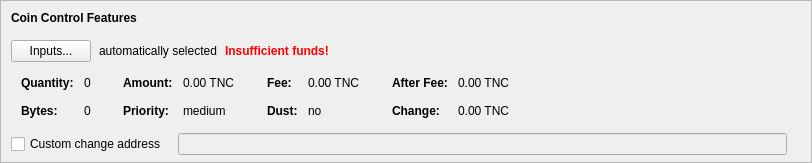
    <widget class="QFrame" name="frameCoinControl">
     <property name="sizePolicy">
      <sizepolicy hsizetype="Expanding" vsizetype="Expanding">
       <horstretch>0</horstretch>
       <verstretch>0</verstretch>
      </sizepolicy>
     </property>
     <property name="maximumSize">
      <size>
       <width>16777215</width>
       <height>16777215</height>
      </size>
     </property>
     <property name="frameShape">
      <enum>QFrame::StyledPanel</enum>
     </property>
     <property name="frameShadow">
      <enum>QFrame::Sunken</enum>
     </property>
     <layout class="QVBoxLayout" name="verticalLayoutCoinControl2">
      <property name="spacing">
       <number>0</number>
      </property>
      <property name="leftMargin">
       <number>0</number>
      </property>
      <property name="topMargin">
       <number>0</number>
      </property>
      <property name="rightMargin">
       <number>0</number>
      </property>
      <property name="bottomMargin">
       <number>6</number>
      </property>
      <item>
       <layout class="QVBoxLayout" name="verticalLayoutCoinControl" stretch="0,0,0,0,1">
        <property name="spacing">
         <number>0</number>
        </property>
        <property name="leftMargin">
         <number>10</number>
        </property>
        <property name="topMargin">
         <number>10</number>
        </property>
        <item>
         <layout class="QHBoxLayout" name="horizontalLayoutCoinControl1">
          <property name="bottomMargin">
           <number>15</number>
          </property>
          <item>
           <widget class="QLabel" name="labelCoinControlFeatures">
            <property name="sizePolicy">
             <sizepolicy hsizetype="Preferred" vsizetype="Maximum">
              <horstretch>0</horstretch>
              <verstretch>0</verstretch>
             </sizepolicy>
            </property>
            <property name="font">
             <font>
              <weight>75</weight>
              <bold>true</bold>
             </font>
            </property>
            <property name="styleSheet">
             <string notr="true">font-weight:bold;</string>
            </property>
            <property name="text">
             <string>Coin Control Features</string>
            </property>
           </widget>
          </item>
         </layout>
        </item>
        <item>
         <layout class="QHBoxLayout" name="horizontalLayoutCoinControl2" stretch="0,0,0,0">
          <property name="spacing">
           <number>8</number>
          </property>
          <property name="bottomMargin">
           <number>10</number>
          </property>
          <item>
           <widget class="QPushButton" name="pushButtonCoinControl">
            <property name="styleSheet">
             <string notr="true"/>
            </property>
            <property name="text">
             <string>Inputs...</string>
            </property>
            <property name="autoDefault">
             <bool>false</bool>
            </property>
           </widget>
          </item>
          <item>
           <widget class="QLabel" name="labelCoinControlAutomaticallySelected">
            <property name="text">
             <string>automatically selected</string>
            </property>
            <property name="margin">
             <number>5</number>
            </property>
           </widget>
          </item>
          <item>
           <widget class="QLabel" name="labelCoinControlInsuffFunds">
            <property name="font">
             <font>
              <weight>75</weight>
              <bold>true</bold>
             </font>
            </property>
            <property name="styleSheet">
             <string notr="true">color:red;font-weight:bold;</string>
            </property>
            <property name="text">
             <string>Insufficient funds!</string>
            </property>
            <property name="margin">
             <number>5</number>
            </property>
           </widget>
          </item>
          <item>
           <spacer name="horizontalSpacerCoinControl">
            <property name="orientation">
             <enum>Qt::Horizontal</enum>
            </property>
            <property name="sizeHint" stdset="0">
             <size>
              <width>40</width>
              <height>1</height>
             </size>
            </property>
           </spacer>
          </item>
         </layout>
        </item>
        <item>
         <widget class="QWidget" name="widgetCoinControl" native="true">
          <property name="sizePolicy">
           <sizepolicy hsizetype="Preferred" vsizetype="Preferred">
            <horstretch>0</horstretch>
            <verstretch>0</verstretch>
           </sizepolicy>
          </property>
          <property name="minimumSize">
           <size>
            <width>0</width>
            <height>0</height>
           </size>
          </property>
          <property name="styleSheet">
           <string notr="true"/>
          </property>
          <layout class="QHBoxLayout" name="horizontalLayoutCoinControl5">
           <property name="leftMargin">
            <number>0</number>
           </property>
           <property name="topMargin">
            <number>0</number>
           </property>
           <property name="rightMargin">
            <number>0</number>
           </property>
           <property name="bottomMargin">
            <number>0</number>
           </property>
           <item>
            <layout class="QHBoxLayout" name="horizontalLayoutCoinControl3" stretch="0,0,0,1">
             <property name="spacing">
              <number>20</number>
             </property>
             <property name="topMargin">
              <number>0</number>
             </property>
             <property name="bottomMargin">
              <number>10</number>
             </property>
             <item>
              <layout class="QFormLayout" name="formLayoutCoinControl1">
               <property name="horizontalSpacing">
                <number>10</number>
               </property>
               <property name="verticalSpacing">
                <number>14</number>
               </property>
               <property name="leftMargin">
                <number>10</number>
               </property>
               <property name="topMargin">
                <number>4</number>
               </property>
               <property name="rightMargin">
                <number>6</number>
               </property>
               <item row="0" column="0">
                <widget class="QLabel" name="labelCoinControlQuantityText">
                 <property name="font">
                  <font>
                   <weight>75</weight>
                   <bold>true</bold>
                  </font>
                 </property>
                 <property name="text">
                  <string>Quantity:</string>
                 </property>
                 <property name="margin">
                  <number>0</number>
                 </property>
                </widget>
               </item>
               <item row="0" column="1">
                <widget class="QLabel" name="labelCoinControlQuantity">
                 <property name="cursor">
                  <cursorShape>IBeamCursor</cursorShape>
                 </property>
                 <property name="contextMenuPolicy">
                  <enum>Qt::ActionsContextMenu</enum>
                 </property>
                 <property name="text">
                  <string notr="true">0</string>
                 </property>
                 <property name="margin">
                  <number>0</number>
                 </property>
                 <property name="textInteractionFlags">
                  <set>Qt::LinksAccessibleByMouse|Qt::TextSelectableByKeyboard|Qt::TextSelectableByMouse</set>
                 </property>
                </widget>
               </item>
               <item row="1" column="0">
                <widget class="QLabel" name="labelCoinControlBytesText">
                 <property name="font">
                  <font>
                   <weight>75</weight>
                   <bold>true</bold>
                  </font>
                 </property>
                 <property name="text">
                  <string>Bytes:</string>
                 </property>
                </widget>
               </item>
               <item row="1" column="1">
                <widget class="QLabel" name="labelCoinControlBytes">
                 <property name="cursor">
                  <cursorShape>IBeamCursor</cursorShape>
                 </property>
                 <property name="contextMenuPolicy">
                  <enum>Qt::ActionsContextMenu</enum>
                 </property>
                 <property name="text">
                  <string notr="true">0</string>
                 </property>
                 <property name="textInteractionFlags">
                  <set>Qt::LinksAccessibleByMouse|Qt::TextSelectableByKeyboard|Qt::TextSelectableByMouse</set>
                 </property>
                </widget>
               </item>
              </layout>
             </item>
             <item>
              <layout class="QFormLayout" name="formLayoutCoinControl2">
               <property name="horizontalSpacing">
                <number>10</number>
               </property>
               <property name="verticalSpacing">
                <number>14</number>
               </property>
               <property name="leftMargin">
                <number>6</number>
               </property>
               <property name="topMargin">
                <number>4</number>
               </property>
               <property name="rightMargin">
                <number>6</number>
               </property>
               <item row="0" column="0">
                <widget class="QLabel" name="labelCoinControlAmountText">
                 <property name="font">
                  <font>
                   <weight>75</weight>
                   <bold>true</bold>
                  </font>
                 </property>
                 <property name="text">
                  <string>Amount:</string>
                 </property>
                 <property name="margin">
                  <number>0</number>
                 </property>
                </widget>
               </item>
               <item row="0" column="1">
                <widget class="QLabel" name="labelCoinControlAmount">
                 <property name="cursor">
                  <cursorShape>IBeamCursor</cursorShape>
                 </property>
                 <property name="contextMenuPolicy">
                  <enum>Qt::ActionsContextMenu</enum>
                 </property>
                 <property name="text">
                  <string notr="true">0.00 TNC</string>
                 </property>
                 <property name="textInteractionFlags">
                  <set>Qt::LinksAccessibleByMouse|Qt::TextSelectableByKeyboard|Qt::TextSelectableByMouse</set>
                 </property>
                </widget>
               </item>
               <item row="1" column="0">
                <widget class="QLabel" name="labelCoinControlPriorityText">
                 <property name="font">
                  <font>
                   <weight>75</weight>
                   <bold>true</bold>
                  </font>
                 </property>
                 <property name="text">
                  <string>Priority:</string>
                 </property>
                </widget>
               </item>
               <item row="1" column="1">
                <widget class="QLabel" name="labelCoinControlPriority">
                 <property name="cursor">
                  <cursorShape>IBeamCursor</cursorShape>
                 </property>
                 <property name="contextMenuPolicy">
                  <enum>Qt::ActionsContextMenu</enum>
                 </property>
                 <property name="text">
                  <string notr="true">medium</string>
                 </property>
                 <property name="textInteractionFlags">
                  <set>Qt::LinksAccessibleByMouse|Qt::TextSelectableByKeyboard|Qt::TextSelectableByMouse</set>
                 </property>
                </widget>
               </item>
              </layout>
             </item>
             <item>
              <layout class="QFormLayout" name="formLayoutCoinControl3">
               <property name="horizontalSpacing">
                <number>10</number>
               </property>
               <property name="verticalSpacing">
                <number>14</number>
               </property>
               <property name="leftMargin">
                <number>6</number>
               </property>
               <property name="topMargin">
                <number>4</number>
               </property>
               <property name="rightMargin">
                <number>6</number>
               </property>
               <item row="0" column="0">
                <widget class="QLabel" name="labelCoinControlFeeText">
                 <property name="font">
                  <font>
                   <weight>75</weight>
                   <bold>true</bold>
                  </font>
                 </property>
                 <property name="text">
                  <string>Fee:</string>
                 </property>
                 <property name="margin">
                  <number>0</number>
                 </property>
                </widget>
               </item>
               <item row="0" column="1">
                <widget class="QLabel" name="labelCoinControlFee">
                 <property name="cursor">
                  <cursorShape>IBeamCursor</cursorShape>
                 </property>
                 <property name="contextMenuPolicy">
                  <enum>Qt::ActionsContextMenu</enum>
                 </property>
                 <property name="text">
                  <string notr="true">0.00 TNC</string>
                 </property>
                 <property name="textInteractionFlags">
                  <set>Qt::LinksAccessibleByMouse|Qt::TextSelectableByKeyboard|Qt::TextSelectableByMouse</set>
                 </property>
                </widget>
               </item>
               <item row="1" column="0">
                <widget class="QLabel" name="labelCoinControlLowOutputText">
                 <property name="font">
                  <font>
                   <weight>75</weight>
                   <bold>true</bold>
                  </font>
                 </property>
                 <property name="text">
                  <string>Dust:</string>
                 </property>
                </widget>
               </item>
               <item row="1" column="1">
                <widget class="QLabel" name="labelCoinControlLowOutput">
                 <property name="cursor">
                  <cursorShape>IBeamCursor</cursorShape>
                 </property>
                 <property name="contextMenuPolicy">
                  <enum>Qt::ActionsContextMenu</enum>
                 </property>
                 <property name="text">
                  <string notr="true">no</string>
                 </property>
                 <property name="textInteractionFlags">
                  <set>Qt::LinksAccessibleByMouse|Qt::TextSelectableByKeyboard|Qt::TextSelectableByMouse</set>
                 </property>
                </widget>
               </item>
              </layout>
             </item>
             <item>
              <layout class="QFormLayout" name="formLayoutCoinControl4">
               <property name="horizontalSpacing">
                <number>10</number>
               </property>
               <property name="verticalSpacing">
                <number>14</number>
               </property>
               <property name="leftMargin">
                <number>6</number>
               </property>
               <property name="topMargin">
                <number>4</number>
               </property>
               <property name="rightMargin">
                <number>6</number>
               </property>
               <item row="0" column="0">
                <widget class="QLabel" name="labelCoinControlAfterFeeText">
                 <property name="font">
                  <font>
                   <weight>75</weight>
                   <bold>true</bold>
                  </font>
                 </property>
                 <property name="text">
                  <string>After Fee:</string>
                 </property>
                 <property name="margin">
                  <number>0</number>
                 </property>
                </widget>
               </item>
               <item row="0" column="1">
                <widget class="QLabel" name="labelCoinControlAfterFee">
                 <property name="cursor">
                  <cursorShape>IBeamCursor</cursorShape>
                 </property>
                 <property name="contextMenuPolicy">
                  <enum>Qt::ActionsContextMenu</enum>
                 </property>
                 <property name="text">
                  <string notr="true">0.00 TNC</string>
                 </property>
                 <property name="textInteractionFlags">
                  <set>Qt::LinksAccessibleByMouse|Qt::TextSelectableByKeyboard|Qt::TextSelectableByMouse</set>
                 </property>
                </widget>
               </item>
               <item row="1" column="0">
                <widget class="QLabel" name="labelCoinControlChangeText">
                 <property name="font">
                  <font>
                   <weight>75</weight>
                   <bold>true</bold>
                  </font>
                 </property>
                 <property name="text">
                  <string>Change:</string>
                 </property>
                </widget>
               </item>
               <item row="1" column="1">
                <widget class="QLabel" name="labelCoinControlChange">
                 <property name="cursor">
                  <cursorShape>IBeamCursor</cursorShape>
                 </property>
                 <property name="contextMenuPolicy">
                  <enum>Qt::ActionsContextMenu</enum>
                 </property>
                 <property name="text">
                  <string notr="true">0.00 TNC</string>
                 </property>
                 <property name="textInteractionFlags">
                  <set>Qt::LinksAccessibleByMouse|Qt::TextSelectableByKeyboard|Qt::TextSelectableByMouse</set>
                 </property>
                </widget>
               </item>
              </layout>
             </item>
            </layout>
           </item>
          </layout>
         </widget>
        </item>
        <item>
         <layout class="QHBoxLayout" name="horizontalLayoutCoinControl4" stretch="0,0,0">
          <property name="spacing">
           <number>12</number>
          </property>
          <property name="sizeConstraint">
           <enum>QLayout::SetDefaultConstraint</enum>
          </property>
          <property name="topMargin">
           <number>5</number>
          </property>
          <property name="rightMargin">
           <number>5</number>
          </property>
          <item>
           <widget class="QCheckBox" name="checkBoxCoinControlChange">
            <property name="toolTip">
             <string>If this is activated, but the change address is empty or invalid, change will be sent to a newly generated address.</string>
            </property>
            <property name="text">
             <string>Custom change address</string>
            </property>
           </widget>
          </item>
          <item>
           <widget class="QValidatedLineEdit" name="lineEditCoinControlChange">
            <property name="enabled">
             <bool>false</bool>
            </property>
            <property name="sizePolicy">
             <sizepolicy hsizetype="Expanding" vsizetype="Fixed">
              <horstretch>0</horstretch>
              <verstretch>0</verstretch>
             </sizepolicy>
            </property>
           </widget>
          </item>
          <item>
           <widget class="QLabel" name="labelCoinControlChangeLabel">
            <property name="sizePolicy">
             <sizepolicy hsizetype="Preferred" vsizetype="Expanding">
              <horstretch>0</horstretch>
              <verstretch>0</verstretch>
             </sizepolicy>
            </property>
            <property name="minimumSize">
             <size>
              <width>0</width>
              <height>0</height>
             </size>
            </property>
            <property name="text">
             <string/>
            </property>
            <property name="margin">
             <number>3</number>
            </property>
           </widget>
          </item>
         </layout>
        </item>
        <item>
         <spacer name="verticalSpacerCoinControl">
          <property name="orientation">
           <enum>Qt::Vertical</enum>
          </property>
          <property name="sizeHint" stdset="0">
           <size>
            <width>800</width>
            <height>1</height>
           </size>
          </property>
         </spacer>
        </item>
       </layout>
      </item>
     </layout>
    </widget>
